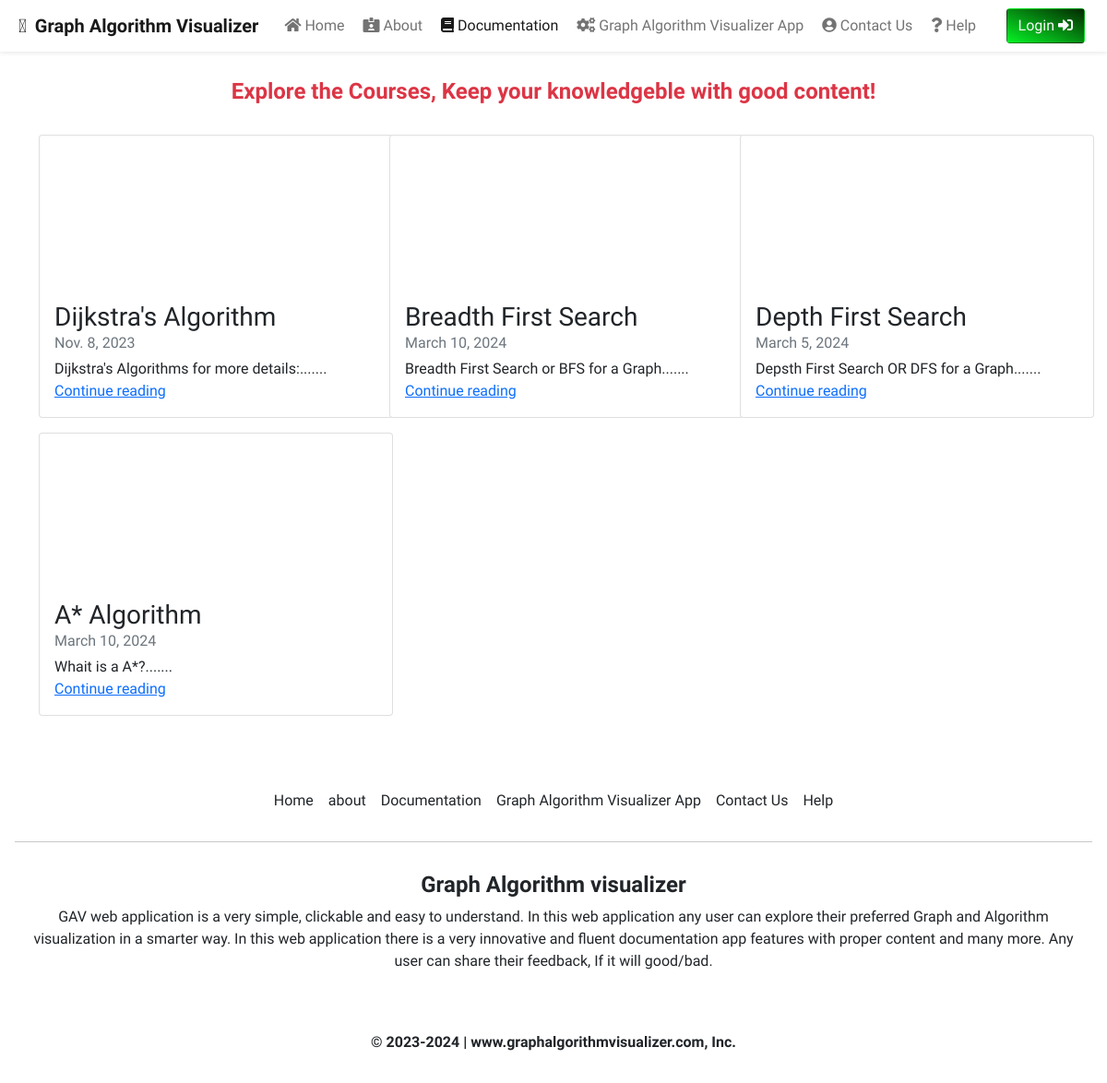
/documentation/, run on the app's committed database.
### documentation/models.py (models this page shows, shortened)
class DocumentPost(models.Model):
    docpost_id = models.AutoField(primary_key=True)
    title = models.CharField(max_length=50)
    videoUrl = EmbedVideoField()
    head0 = models.CharField(max_length=500, default="")
    chead0 = models.CharField(max_length=5000, default="")
    head1 = models.CharField(max_length=500, default="")
    chead1 = models.CharField(max_length=5000, default="")
    head2 = models.CharField(max_length=500, default="")
    chead2 = models.CharField(max_length=5000, default="")
    pub_date = models.DateField(max_length=30)
    thumbnail = models.ImageField(upload_to="documentation/images", default="")

### documentation/views.py (the view)
# urls.py: path('', views.index, name="index"),
def index(request):
    myposts = DocumentPost.objects.all()
    return render(request,"index.html", {'myposts': myposts})

### documentation/templates/index.html (shortened to what this page needs)
{% extends 'base.html' %}
{% load embed_video_tags %}
{% load static %}
{% block documentationactive %}
  active
{% endblock %}
{% block body %}
  {% load static %}
  <div class="container" style="margin-top: 85px;">
    <h4 class="text-center text-danger mb-4"><strong>Explore the Courses, Keep your knowledgeble with good content!</strong></h4>
    <div class="row">
      {% for item in myposts %}
        <div class="col-md-4">
          <div class="card my-2" style="width: 24rem;">
            <div class="ratio ratio-21x9">
              </div>
            <div class="card-body">
                <h3 class="mb-0">{{item.title}}</h3>
                <div class="mb-1 text-muted">{{item.pub_date}}</div>
                <p class="card-text mb-auto">{{item.head0}}.......</p>
                <a href="docpostfe/{{item.docpost_id}}" class="stretched-link mt-auto">Continue reading</a>
            </div>
          </div>
        </div>
      {% endfor %}
    </div>
  </div>
{% endblock %}

### GAVApp/static/css/styles/pathfinding.css (style rules this page uses)
* { padding: 0; margin: 0; box-sizing: border-box; }

### data on the page
DocumentPost: title "Dijkstra's Algorithm", pub_date "Nov. 8, 2023", head0 "Dijkstra's Algorithms for more details:"
DocumentPost: title "Breadth First Search", pub_date "March 10, 2024", head0 "Breadth First Search or BFS for a Graph"
DocumentPost: title "Depth First Search", pub_date "March 5, 2024", head0 "Depsth First Search OR DFS for a Graph"
DocumentPost: title "A* Algorithm", pub_date "March 10, 2024", head0 "Whait is a A*?"
